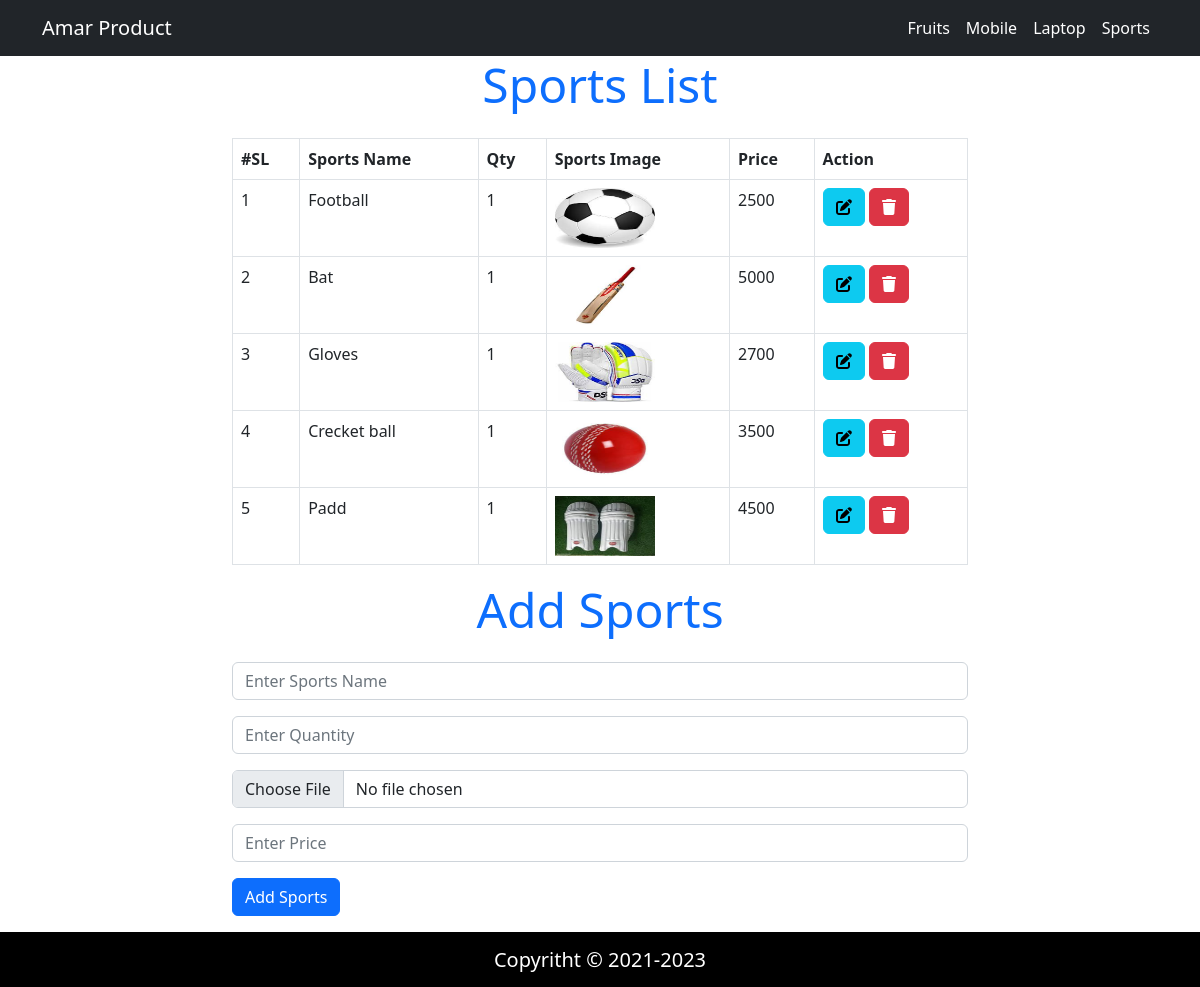
Screenshot of /sport.php with the database file from the repository.
### tables this page shows
CREATE TABLE `sporttable` (
  `id` int(11) NOT NULL,
  `mobilename` varchar(100) NOT NULL,
  `Qty` varchar(50) NOT NULL,
  `mobileimage` varchar(100) NOT NULL,
  `mobileprice` varchar(50) NOT NULL
);

### config/config.php (called while the page is built, shortened)
<?php
    class Connection{
        public function __construct(){
            $this->con = new mysqli("localhost","root","","fruits_manager");
        }
    }
?>

### classes/SportManager.php (called while the page is built, shortened)
<?php
    include("config/config.php");
    class SportManager extends Connection{
        public function show(){
           $result = $this->con->query("SELECT * FROM `sporttable`");
           return $result;
        }
    }
?>

### sport.php (the view, shortened to what this page needs)
<?php include("includes/header.php") ?>
<?php
    include("classes/SportManager.php");
    $t1 = new SportManager();
?>
<div class="container">
    <div class="row">
        <div class="col-lg-8 offset-2">
        <h2 class="display-5 text-primary text-center mb-4">Sports List</h2>
            <table class="table table-bordered">
                <tr>
                    <th>#SL</th>
                    <th>Sports Name</th>
                    <th>Qty</th>
                    <th>Sports Image</th>
                    <th>Price</th>
                    <th>Action</th>
                </tr>
                <?php
                    $data = $t1->show();
                    $i = 1;
                    while($row = mysqli_fetch_assoc($data)){ ?>
            <tr>
                <td><?php echo $i++;?></td>
                <td> <?php echo $row['mobilename'];?> </td>
                <td> <?php echo $row['Qty'];?> </td>
                <td>
                    <img src="upload/<?php echo $row['mobileimage'];?>" alt="" width="100px" height="60px">
                </td>
                <td> <?php echo $row['mobileprice'];?> </td>
                <td>
                <a href="sportEdit.php?id=<?php echo $row['id']?>" class="btn  btn-info"><i class="fa-solid fa-pen-to-square"></i></a>
                <a href="sportDelete.php?id=<?php echo $row['id']?>" class="btn  btn-danger"><i class="fa-solid fa-trash"></i></a>
                </td>
            </tr>
                <?php
                                }
                            ?>
            </table>
            <div class="addTask">
                    <form action="" method="POST" enctype="multipart/form-data">
                        <h2 class="display-5 text-primary text-center mb-4">Add Sports</h2>
                        <div class="form-group mb-3">
                            <input type="text" name="mobilename" id="addTask" placeholder="Enter Sports Name" class="form-control" required>
                        </div>
                        <div class="form-group mb-3">
                            <input type="text" name="Qty" id="addTask" placeholder="Enter Quantity" class="form-control" required>
                        </div>
                        <div class="form-group mb-3">
                            <input type="file" name="mobileimage" id="taskImage" class="form-control" required>
                        </div>
                        <div class="form-group mb-3">
                            <input type="text" name="mobileprice" id="addTask" placeholder="Enter Price" class="form-control" required>
                        </div>
                        <div class="form-group mb-3">
                            <input type="submit" name="save"  class="btn btn-primary" value="Add Sports">
                        </div>
                    </form>
                </div>
        </div>
    </div>
</div>
<?php include("includes/footer.php") ?>

### rows the page displays
sporttable: mobilename "Football", Qty "1", mobileimage (picture), mobileprice "2500"
sporttable: mobilename "Bat", Qty "1", mobileimage (picture), mobileprice "5000"
sporttable: mobilename "Gloves", Qty "1", mobileimage (picture), mobileprice "2700"
sporttable: mobilename "Crecket ball", Qty "1", mobileimage (picture), mobileprice "3500"
sporttable: mobilename "Padd", Qty "1", mobileimage (picture), mobileprice "4500"
